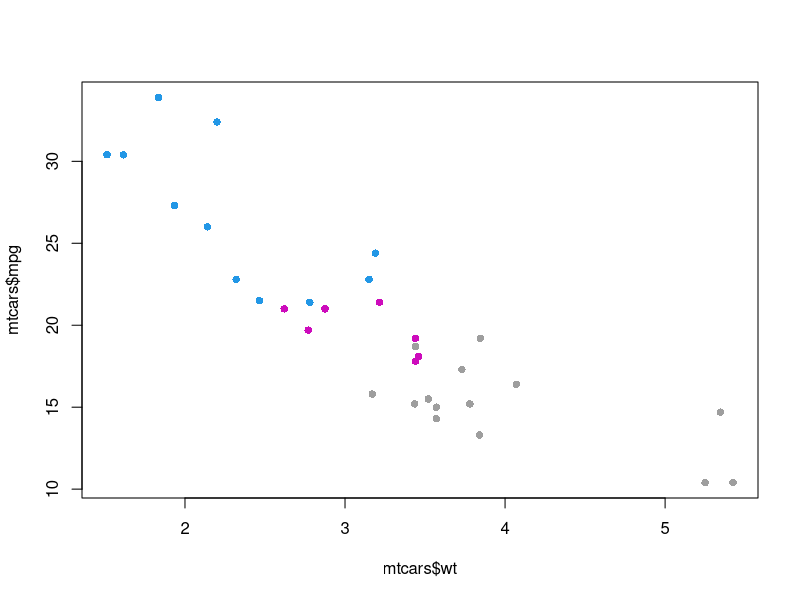

R code for this plot:
## ---- chunk 1
options(htmltools.dir.version = FALSE)
knitr::opts_chunk$set(echo = TRUE)
## ---- chunk 2
mtcars <- mtcars[, c("mpg", "cyl", "wt", "qsec")]
summary(mtcars)
## ---- chunk 3
plot(mtcars$wt, mtcars$mpg, col = mtcars$cyl, pch = 16)
## ---- chunk 4
knitr::kable(mtcars[1:6, ], caption = "A subset of mtcars")
